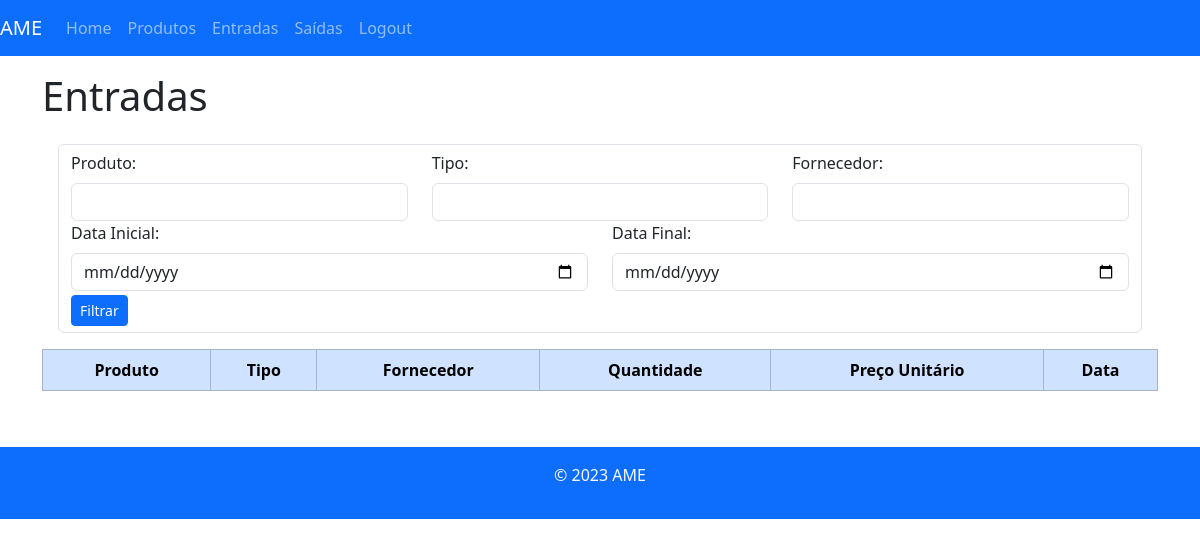
Before: /entradas/ (signed in) with the older database file.
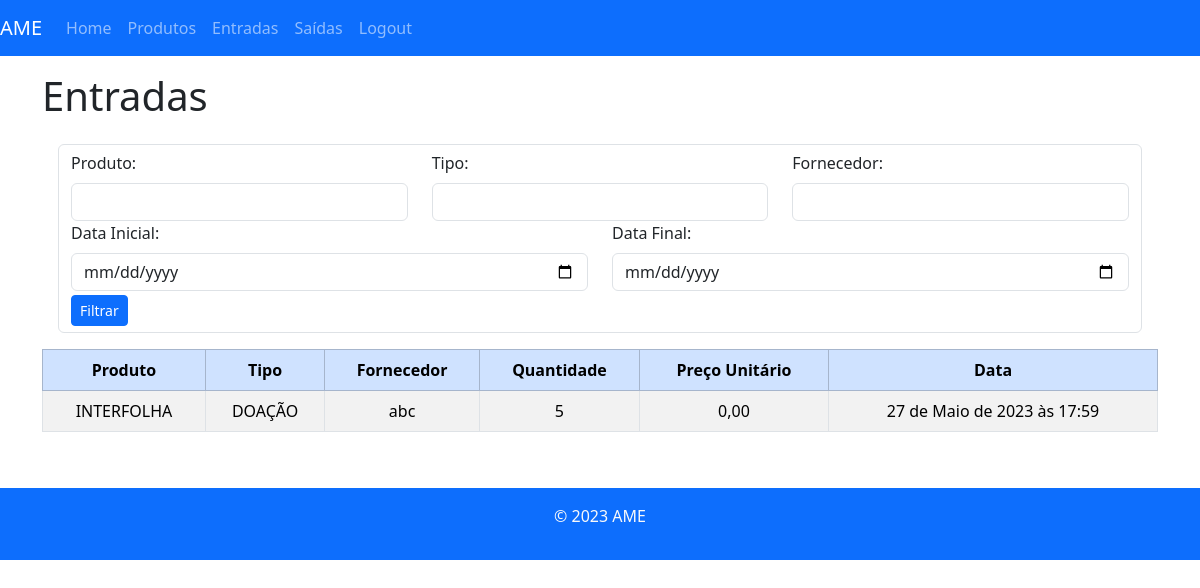
After: the same page with the newer database file.
### almoxarifado/models.py (models this page shows, shortened)
class Entrada(models.Model):
    TIPO = (
        ('COMPRA', 'COMPRA'),
        ('DOAÇÃO', 'DOAÇÃO')
    )
    produto = models.ForeignKey(Produto, on_delete=models.CASCADE)
    tipo = models.CharField(max_length=16, choices=TIPO)
    fornecedor = models.ForeignKey(Fornecedor, on_delete=models.CASCADE)
    quantidade = models.PositiveIntegerField()
    preco_unitario = models.DecimalField(max_digits=6, decimal_places=2)
    criado_em = models.DateTimeField(auto_now_add=True)
    usuario = models.ForeignKey(User, on_delete=models.CASCADE)

class Produto(models.Model):
    nome = models.CharField(max_length=255)
    descricao = models.TextField()
    quantidade = models.PositiveIntegerField()
    estoque_minimo = models.PositiveIntegerField()
    categoria = models.ForeignKey(Categoria, on_delete=models.CASCADE, default="")
    local = models.ForeignKey(LocalPrateleira, on_delete=models.CASCADE, default="")
    def __str__(self):
        return self.nome

class Fornecedor(models.Model):
    nome = models.CharField(max_length=255)
    fone = models.CharField(max_length=20)
    email = models.EmailField()
    def __str__(self):
        return self.nome

### almoxarifado/views.py (the view)
# urls.py: path('entradas/', entradas_view, name='entradas'),
@login_required
def entradas_view(request):
    entradas = Entrada.objects.all()
    produto = request.GET.get('produto')
    tipo = request.GET.get('tipo')
    fornecedor = request.GET.get('fornecedor')
    data_inicial = request.GET.get('data_inicial')
    data_final = request.GET.get('data_final')
    if data_inicial:
        data_inicial = datetime.strptime(data_inicial, '%Y-%m-%d').date()
    if data_final:
        data_final = datetime.strptime(data_final, '%Y-%m-%d').date()
    if produto:
        entradas = entradas.filter(Q(produto__nome__icontains=produto))
    if tipo:
        entradas = entradas.filter(Q(tipo__icontains=tipo))
    if fornecedor:
        entradas = entradas.filter(Q(fornecedor__nome__icontains=fornecedor))
    if data_inicial and data_final:
        entradas = entradas.filter(criado_em__range=[data_inicial, data_final])
    return render(request, 'entradas.html', {'entradas': entradas})

### almoxarifado/templates/entradas.html (shortened to what this page needs)
{% extends 'base.html' %}
{% load django_bootstrap5 %}
{% block content %}
  <h1>Entradas</h1>
  <div class="container-fluid">
    <div class="row">
      <div class="col-12 text-dark p-3">
        <form class="form-control">
          <div class="row">
            <div class="col-md-4">
              <div class="form-group">
                <label for="produto" class="form-label">Produto:</label>
                <input type="text" name="produto" class="form-control">
              </div>
            </div>
            <div class="col-md-4">
              <div class="form-group">
                <label for="tipo" class="form-label">Tipo:</label>
                <input type="text" name="tipo" class="form-control">
              </div>
            </div>
            <div class="col-md-4">
              <div class="form-group">
                <label for="fornecedor" class="form-label">Fornecedor:</label>
                <input type="text" name="fornecedor" class="form-control">
              </div>
            </div>
          </div>
          <div class="row">
            <div class="col-md-6">
              <div class="form-group">
                <label for="data_inicial" class="form-label">Data Inicial:</label>
                <input type="date" name="data_inicial" class="form-control">
              </div>
            </div>
            <div class="col-md-6">
              <div class="form-group">
                <label for="data_final" class="form-label">Data Final:</label>
                <input type="date" name="data_final" class="form-control">
              </div>
            </div>
          </div>
          <button class="btn btn-primary btn-sm mt-1 " type="submit">Filtrar</button>
        </form>
      </div>
    </div>
  </div>
  <div class="table-responsive">
    <table class="table table-hover table-striped table-bordered ">
      <thead class="table-primary">
        <tr>
          <th>Produto</th>
          <th>Tipo</th>
          <th>Fornecedor</th>
          <th>Quantidade</th>
          <th>Preço Unitário</th>
          <th>Data</th>
        </tr>
      </thead>
      <tbody>
        {% for entrada in entradas %}
          <tr>
            <td>{{ entrada.produto }}</td>
            <td>{{ entrada.tipo }}</td>
            <td>{{ entrada.fornecedor }}</td>
            <td>{{ entrada.quantidade }}</td>
            <td>{{ entrada.preco_unitario }}</td>
            <td>{{ entrada.criado_em }}</td>
          </tr>
        {% endfor %}
      </tbody>
    </table>
  </div>
  <br>
{% endblock %}

Changed rows visible on the page:
added Entrada: produto "INTERFOLHA", tipo "DOAÇÃO", fornecedor "abc", quantidade "5", preco_unitario "0,00", criado_em "27 de Maio de 2023 às 17:59"
